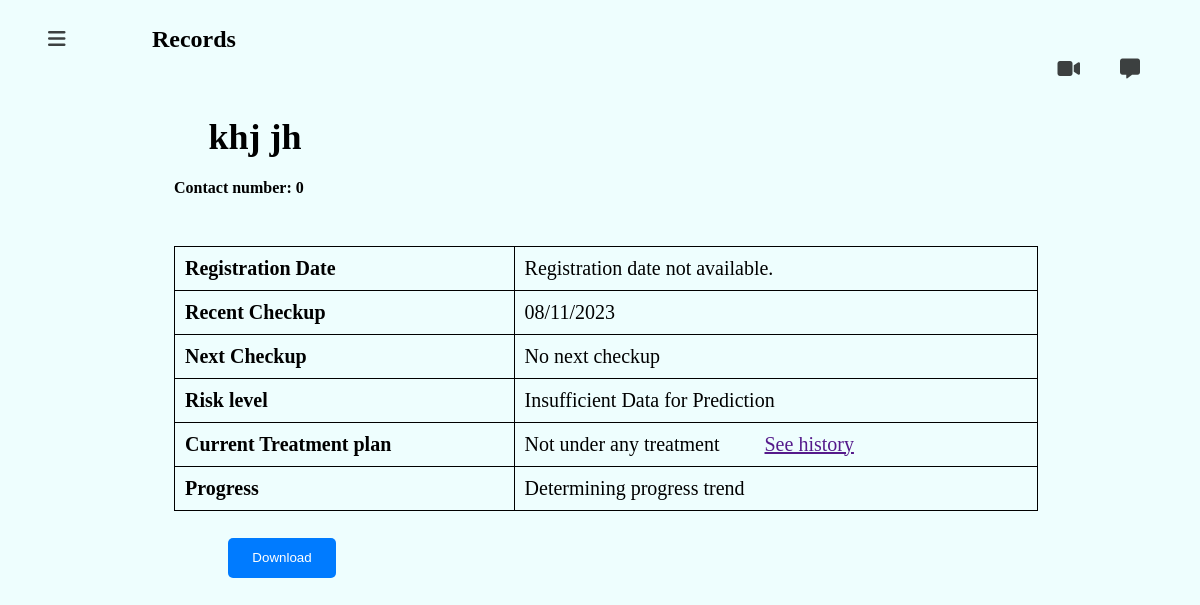
The app's page /doctors/single-patient-records.php?p=6 (signed in) with its own data.
### tables this page shows
CREATE TABLE `regpatients` (
  `id` int(11) NOT NULL,
  `firstName` varchar(50) NOT NULL,
  `lastName` varchar(50) NOT NULL,
  `emailAddress` varchar(50) NOT NULL,
  `institution` varchar(100) NOT NULL,
  `password` text DEFAULT NULL,
  `illness` varchar(200) NOT NULL,
  `address` varchar(200) NOT NULL,
  `age` int(11) NOT NULL,
  `gender` varchar(10) NOT NULL,
  `phoneNumber` int(12) NOT NULL,
  `status` int(11) NOT NULL,
  `profilePhoto` blob NOT NULL,
  `date_registered` datetime NOT NULL DEFAULT current_timestamp(),
  `date_updated` datetime NOT NULL DEFAULT current_timestamp() ON UPDATE current_timestamp()
);

CREATE TABLE `appointments` (
  `appointmentID` int(8) NOT NULL,
  `patientID` int(8) NOT NULL,
  `doctorID` int(8) NOT NULL,
  `appointmentDate` varchar(10) DEFAULT NULL,
  `appointmentTime` varchar(8) DEFAULT NULL,
  `pConfirmed` tinyint(1) NOT NULL,
  `cancelled` tinyint(1) NOT NULL
);

### risk-prediction.php (called while the page is built, shortened)
<?php
include_once 'conn.php';
$userID = $_SESSION['id'];
for ($i = 0; $i < 7; $i++) {
    $sleepTableName = 'patientsleeplog';
    $mealsTableName = 'patientsmeallog';
    $exerciseTableName = 'patientsexerciselog';
    $sleepData = array();
    $mealsData = array();
    $exerciseData = array();
    $riskLevels = array();
    fetchDataForDay($conn, $userID, $sleepTableName, $sleepData, $mealsData, $exerciseData, $riskLevels, $i);
    fetchDataForDay($conn, $userID, $mealsTableName, $sleepData, $mealsData, $exerciseData, $riskLevels, $i);
    fetchDataForDay($conn, $userID, $exerciseTableName, $sleepData, $mealsData, $exerciseData, $riskLevels, $i);
    if (count($riskLevels) > 0) {
        $samples = [];
        foreach ($riskLevels as $key => $value) {
            $samples[] = [$sleepData[$key], $mealsData[$key], $exerciseData[$key]];
        }
        $labels = $riskLevels;
        $classifier = new KNearestNeighbors();
        $classifier->train($samples, $labels);
        $latestData = [$sleepData[count($riskLevels) - 1], $mealsData[count($riskLevels) - 1], $exerciseData[count($riskLevels) - 1]];
        $predictedRiskLevel = $classifier->predict($latestData);
    } else {
        $predictedRiskLevel = 3;
    }
}
?>

### doctors/single-patient-records.php (the view, shortened to what this page needs)
<!DOCTYPE html>
<html lang="en">
<head>
    <link rel="stylesheet" href="../style.css">
</head>
<body class="profileBody" id="profileBody" >
    <div class="header">
        <?php include_once '../notif-menu.php';?>
    </div>
    <div class="mainBody" id="patient-records-section">
    <section class="main-section">
        <div class="records-header" style="flex-direction:column;justify-content: unset;">
            <?php
            $pID = isset($_GET['p']) ? $_GET['p'] : $_SESSION['id'];
            $stmt = mysqli_query($conn,"SELECT * FROM regPatients where id='$pID'");
            if (mysqli_num_rows($stmt) > 0) {
                while($result = mysqli_fetch_array($stmt)) {
            ?>
            <h2 style="width: 30%;"><?php echo $result["firstName"] .' '.$result["lastName"]?></h2>
            <h4><strong>Contact number:</strong>  <?php echo $result["phoneNumber"] ?></h4>
        </div>
        <table>
        <tr>
            <th>Registration Date</th>
            <td><?php
            if (isset($result["registrationDate"]) && $result["registrationDate"] !== null) {
                $regDate = new DateTime($result["registrationDate"]);
                echo $regDate->format('m/d/Y');
            } else {
                echo "Registration date not available.";
            }
             ?></td>
        </tr>
        <?php
        $sql = mysqli_query($conn, "SELECT appointmentDate FROM appointments WHERE patientID='$pID' ORDER BY appointmentDate");
        $recentCheckupDate = null;
        $nextCheckupDate = null;
        if (mysqli_num_rows($sql) > 0) {
            $currentDate = new DateTime();
            while ($result = mysqli_fetch_array($sql)) {
                $appointmentDate = new DateTime($result["appointmentDate"]);
                if ($appointmentDate < $currentDate) {
                    $recentCheckupDate = $appointmentDate;
                }
                elseif ($appointmentDate > $currentDate) {
                    $nextCheckupDate = $appointmentDate;
                    break;
                }
            }
        }
        echo '<tr>';
        echo '<th>Recent Checkup</th>';
        echo '<td>';
        if ($recentCheckupDate) {
            echo $recentCheckupDate->format('m/d/Y');
        } else {
            echo 'No recent checkup';
        }
        echo '</td>';
        echo '</tr>';
        echo '<tr>';
        echo '<th>Next Checkup</th>';
        echo '<td>';
        if ($nextCheckupDate) {
            echo $nextCheckupDate->format('m/d/Y');
        } else {
            echo 'No next checkup';
        }
        echo '</td>';
        echo '</tr>';
        ?>
<tr>
    <th>Risk level</th>
    <td><?php
        include '../risk-prediction.php';
        if (isset($predictedRiskLevel)) {
            $status = $predictedRiskLevel;
            switch ($status) {
                case 3:
                    echo "Insufficient Data for Prediction";
            }
        } else {
            echo "Risk level undetermined.";
        }
    ?></td>
</tr>
<tr>
    <th>Current Treatment plan</th>
    <td><?php
if (isset($result['dosage'])) {
    echo $result['dosage'];
} else {
    echo "Not under any treatment";
    ?>
    <a href="">See history</a>
    <?php
}
?></td>
        </tr>
        <tr>
            <th>Progress</th>
            <td>
            <?php
        if (isset($predictedRiskLevel)) {
            $status = $predictedRiskLevel;
            switch ($status) {
                default:
                    echo "Determining progress trend";
                }
        } else {
            echo "Progress trend undetermined.";
        }
        ?>
            </td>
        </tr>
        <?php
        }}
        ?>
        </table>
        <button class="records-print-btn" onclick="print1patientRecord()">Download</button>
        </section>
    </div>
</body>
</html>

### style.css (style rules this page uses)
* { box-sizing: border-box; }
.home, .reg-body, .dash-body, .profileBody, .privacy-policy-body { display: flex; flex-direction: column; background-color: rgba(190, 252, 254, 0.25); margin: 0; }
.privacy-policy-body h1, h2 { margin:4%; }
.mainBody, #editProfileSection, #doctor-records-section { display: flex; flex-direction: row; }
.mainBody section { width: 90%; }
.main-section { margin-left: 10%; }
.header { margin-left: 4%; margin-top: 1.5%; display: flex; flex-direction: row; justify-content: space-between; }
.records-print-btn { width: 10%; color: white; margin-left: 3%; margin-top: 2.5%; }
.cancel, .confirm, .overlay .dialog-box-btn, .records-print-btn { margin-right: 10px; width: 30%; margin-left: 7.5%; height: 3em; border-radius: 5px; border: none; }
.dialog-box-btn, .records-print-btn { background-color: #007bff; }
.records-print-btn { width: 10%; margin-left: 10%; }
#doctor-records-section section,#patient-records-section section, #dash-body section { display: flex; flex-direction: column; margin-top: 1.25%; }
#doctor-records-section table, #patient-records-section table { width: 80%; margin-left: 5%; font-size: 1.25em; border-collapse: collapse; }
.records-header { margin-left: 5%; padding: 0; }
#doctor-records-section tr, #patient-records-section tr { width: 100%; }
td,th { padding: 0.5em; }
table, th, td { border: 1px solid; text-align: left; border-collapse: collapse; }
.records-header { width: 80%; margin-bottom: 2.5%; display:flex; flex-direction:row; justify-content: space-between; }
.records-header h2 { font-size: 2.25em; width: auto; margin-block-end: 0; margin-block-start: 0em; }

### records on screen
regpatients: firstName "khj", lastName "jh", phoneNumber "0", appointments.appointmentDate "08/11/2023"

### other values on screen
headerName() "Records"
